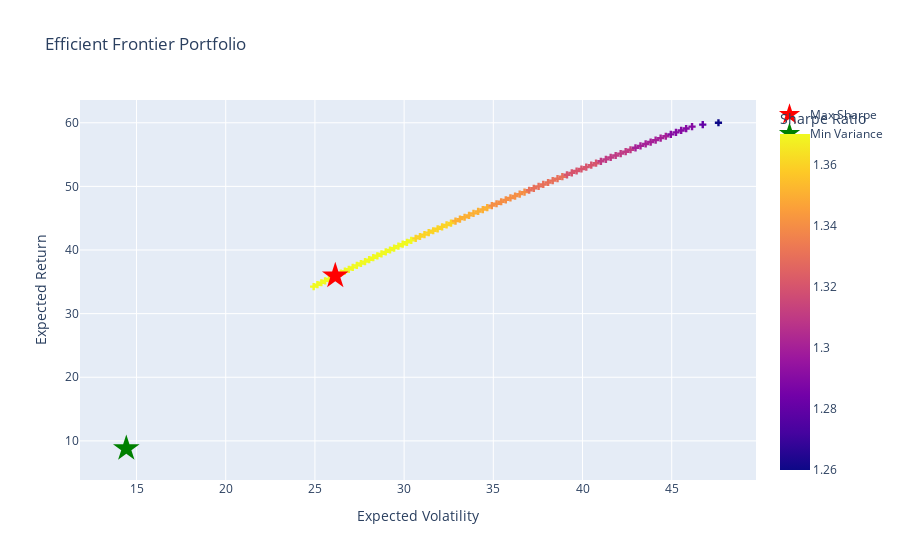

Source (notebook cell):
### Code cell
# Plot efficient frontier portfolio
#pip install plotly
import plotly.express as px

# Plot starts
fig = px.scatter(
    efport, x='targetvols', y='targetrets', color='targetsharpe',
    labels={'targetrets': 'Expected Return', 'targetvols': 'Expected Volatility', 'targetsharpe': 'Sharpe Ratio'},
    title="Efficient Frontier Portfolio"
).update_traces(mode='markers', marker=dict(symbol='cross'))

# Plot maximum sharpe portfolio
fig.add_scatter(
    mode='markers',
    x=[100*portfolio_stats(opt_sharpe['x'])[1]], 
    y=[100*portfolio_stats(opt_sharpe['x'])[0]],
    marker=dict(color='red', size=20, symbol='star'),
    name='Max Sharpe'
).update(layout_showlegend=True)

# Plot minimum variance portfolio
fig.add_scatter(
    mode='markers',
    x=[100*portfolio_stats(opt_var['x'])[1]], 
    y=[100*portfolio_stats(opt_var['x'])[0]],
    marker=dict(color='green', size=20, symbol='star'),
    name='Min Variance'
).update(layout_showlegend=True)

# Show spikes
fig.update_xaxes(showspikes=True)
fig.update_yaxes(showspikes=True)
fig.show()

### Figure 1 — Plotly figure (JSON) as saved in the notebook; plotly's stock layout.template omitted (floating-point values rounded to 4 significant figures)
{"data": [{"hovertemplate": "Expected Volatility=%{x}<br>Expected Return=%{y}<br>Sharpe Ratio=%{marker.color}<extra></extra>", "legendgroup": "", "marker": {"color": [1.37, 1.37, 1.37, 1.37, 1.37, 1.37, 1.37, 1.37, 1.37, 1.37, 1.37, 1.37, 1.37, 1.37, 1.37, 1.37, 1.37, 1.37, 1.37, 1.37, 1.37, 1.37, 1.37, 1.37, 1.37, 1.36, 1.36, 1.36, 1.36, 1.36, 1.36, 1.36, 1.36, 1.36, 1.35, 1.35, 1.35, 1.35, 1.35, 1.35, 1.35, 1.35, 1.34, 1.34, 1.34, 1.34, 1.34, 1.34, 1.34, 1.34, 1.33, 1.33, 1.33, 1.33, 1.33, 1.33, 1.33, 1.33, 1.32, 1.32, 1.32, 1.32, 1.32, 1.32, 1.32, 1.31, 1.31, 1.31, 1.31, 1.31, 1.31, 1.31, 1.3, 1.3, 1.3, 1.3, 1.3, 1.3, 1.3, 1.29, 1.29, 1.29, 1.29, 1.29, 1.28, 1.26], "coloraxis": "coloraxis", "symbol": "cross"}, "mode": "markers", "name": "", "orientation": "v", "showlegend": false, "type": "scatter", "x": [24.93, 25.14, 25.36, 25.57, 25.79, 26.01, 26.23, 26.45, 26.68, 26.9, 27.12, 27.35, 27.58, 27.81, 28.04, 28.27, 28.5, 28.73, 28.97, 29.21, 29.44, 29.68, 29.92, 30.16, 30.4, 30.65, 30.89, 31.14, 31.38, 31.63, 31.88, 32.13, 32.38, 32.63, 32.88, 33.13, 33.39, 33.64, 33.89, 34.15, 34.41, 34.66, 34.92, 35.18, 35.44, 35.7, 35.96, 36.22, 36.48, 36.75, 37.01, 37.27, 37.54, 37.8, 38.07, 38.33, 38.6, 38.87, 39.13, 39.4, 39.67, 39.94, 40.21, 40.49, 40.76, 41.03, 41.31, 41.58, 41.86, 42.14, 42.42, 42.69, 42.97, 43.25, 43.54, 43.82, 44.1, 44.38, 44.67, 44.95, 45.24, 45.53, 45.81, 46.14, 46.74, 47.62], "xaxis": "x", "y": [34.24, 34.55, 34.85, 35.15, 35.45, 35.76, 36.06, 36.36, 36.67, 36.97, 37.27, 37.58, 37.88, 38.18, 38.48, 38.79, 39.09, 39.39, 39.7, 40, 40.3, 40.61, 40.91, 41.21, 41.52, 41.82, 42.12, 42.42, 42.73, 43.03, 43.33, 43.64, 43.94, 44.24, 44.55, 44.85, 45.15, 45.45, 45.76, 46.06, 46.36, 46.67, 46.97, 47.27, 47.58, 47.88, 48.18, 48.48, 48.79, 49.09, 49.39, 49.7, 50, 50.3, 50.61, 50.91, 51.21, 51.52, 51.82, 52.12, 52.42, 52.73, 53.03, 53.33, 53.64, 53.94, 54.24, 54.55, 54.85, 55.15, 55.45, 55.76, 56.06, 56.36, 56.67, 56.97, 57.27, 57.58, 57.88, 58.18, 58.48, 58.79, 59.09, 59.39, 59.7, 60], "yaxis": "y"}, {"marker": {"color": "red", "size": 20, "symbol": "star"}, "mode": "markers", "name": "Max Sharpe", "type": "scatter", "x": [26.14], "y": [35.94]}, {"marker": {"color": "green", "size": 20, "symbol": "star"}, "mode": "markers", "name": "Min Variance", "type": "scatter", "x": [14.43], "y": [8.803]}], "layout": {"coloraxis": {"colorbar": {"title": {"text": "Sharpe Ratio"}}, "colorscale": [[0, "#0d0887"], [0.1111, "#46039f"], [0.2222, "#7201a8"], [0.3333, "#9c179e"], [0.4444, "#bd3786"], [0.5556, "#d8576b"], [0.6667, "#ed7953"], [0.7778, "#fb9f3a"], [0.8889, "#fdca26"], [1, "#f0f921"]]}, "legend": {"tracegroupgap": 0}, "showlegend": true, "title": {"text": "Efficient Frontier Portfolio"}, "xaxis": {"anchor": "y", "domain": [0, 1], "showspikes": true, "title": {"text": "Expected Volatility"}}, "yaxis": {"anchor": "x", "domain": [0, 1], "showspikes": true, "title": {"text": "Expected Return"}}}}
